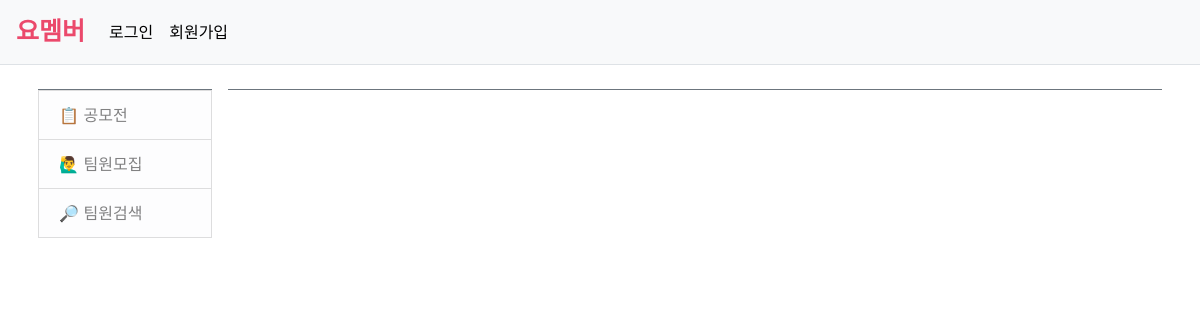
Before: /yomember/searchMember/최수현/ with the older database file.
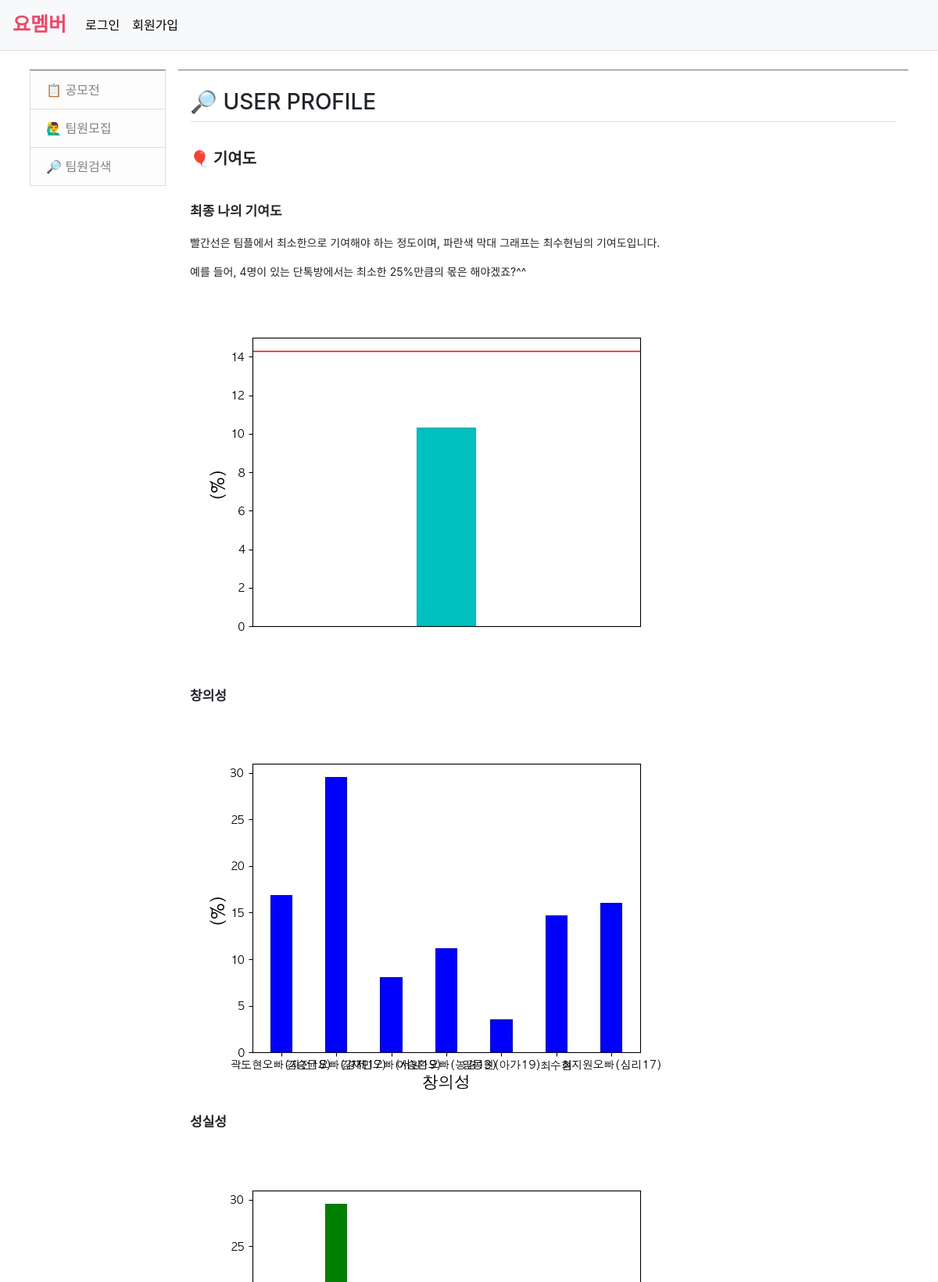
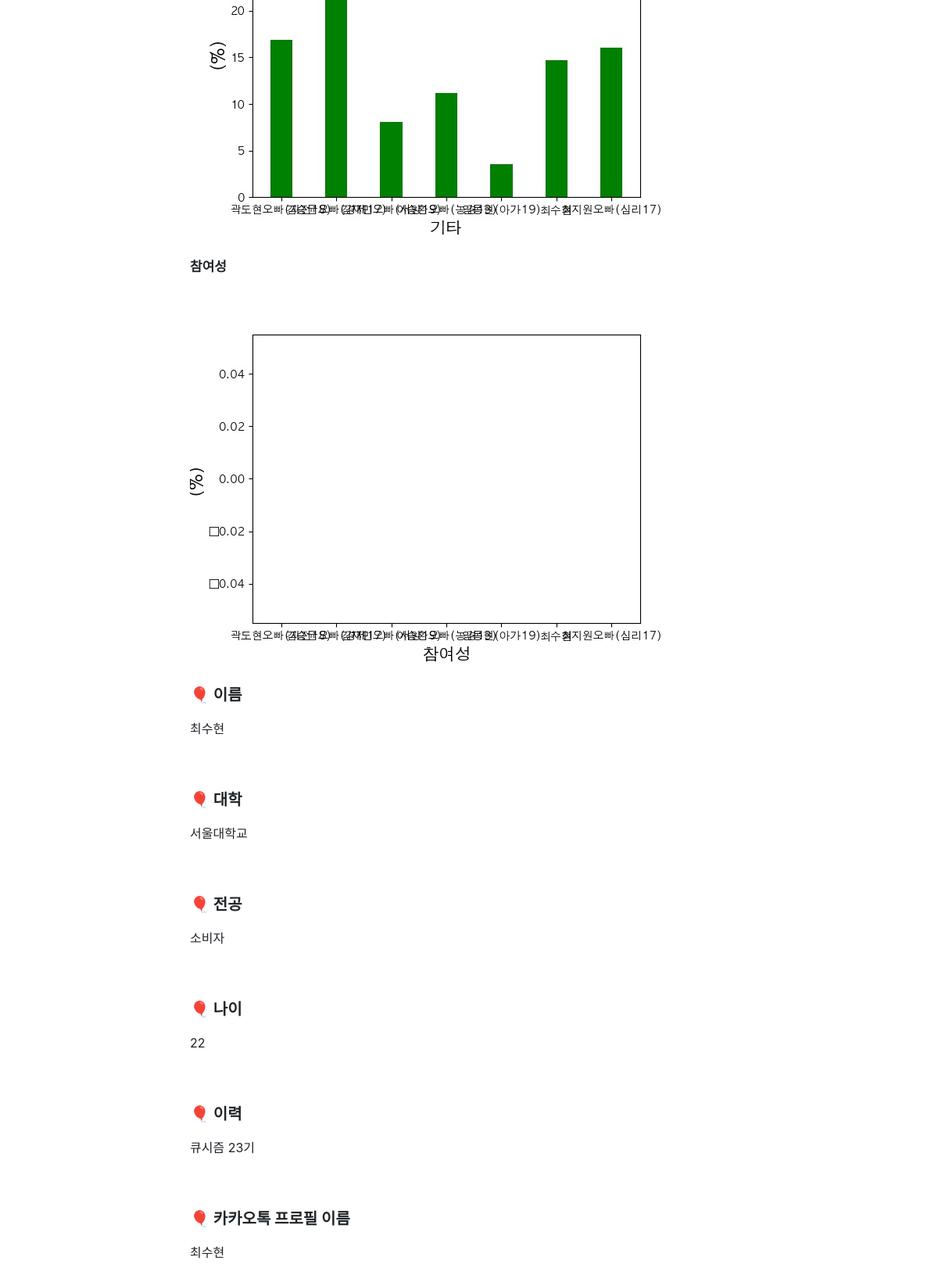
After: the same page with the newer database file (2 pictures, top to bottom).
### common/models.py (models this page shows)
class Profile(models.Model):
    name = models.CharField(max_length=50) # 사용자 이름
    college = models.CharField(max_length=100) # 대학
    major = models.CharField(max_length=100) # 전공
    age = models.IntegerField() # 나이
    workHistory = models.TextField() # 이력
    blog = models.URLField(blank=True) # 개인 블로그(선택 사항)
    kakaoName = models.CharField(max_length=50) # 카카오톡 프로필 이름
    kakaoTalk = models.FileField() # 카카오톡 대화 파일
    value0 = models.TextField(null=True, blank=True) # 참여성 비율
    value1 = models.TextField(null=True, blank=True) # 참여성 비율
    valueName = models.TextField(null=True, blank=True) # 성실성 비율
    contribution = models.FloatField(null=True, blank=True) # 최종 기여도
    standard = models.FloatField(null=True, blank=True) # 기준 점수
    cdate = models.DateTimeField(auto_now_add=True) # 게시물 생성 날짜

### yomember/views.py (the view)
# urls.py: path('searchMember/<str:user_username>/', views.userInfo, name='userInfo'),
def userInfo(request, user_username):
    profile = Profile.objects.filter(name = user_username)
    context = {'profile': profile}
    return render(request, 'yomember/userProfile.html', context)

### templates/yomember/userProfile.html (shortened to what this page needs)
{% extends 'base.html' %}
{% block content %}
{% load static %}
<link rel="stylesheet" type="text/css" href="{% static 'bootstrap.min.css' %}">
    {% for profile_detail in profile %}
    <div class="container my-3">
        <h3 class="border-bottom py-2">🔎 USER PROFILE</h3>
        <br><p style="font-size: 20px; font-weight: bold;">🎈 기여도</p><br>
        <p style="font-size: 17px; font-weight: bold;">최종 나의 기여도</p>
        <p style="font-size: 14px;">빨간선은 팀플에서 최소한으로 기여해야 하는 정도이며, 파란색 막대 그래프는 {{ profile_detail.name }}님의 기여도입니다.</p>
        <p style="font-size: 14px;">예를 들어, 4명이 있는 단톡방에서는 최소한 25%만큼의 몫은 해야겠죠?^^</p>
        <img src="/static/{{ profile_detail.name }}_contribution.jpg"><br><br>
        <p style="font-size: 17px; font-weight: bold;">창의성</p>
        <img src="/static/{{ profile_detail.name }}_value1.jpg"><br><br>
        <p style="font-size: 17px; font-weight: bold;">성실성</p>
        <img src="/static/{{ profile_detail.name }}_value2.jpg"><br><br>
        <p style="font-size: 17px; font-weight: bold;">참여성</p>
        <img src="/static/{{ profile_detail.name }}_value0.jpg"><br><br>
        <p style="font-size: 20px; font-weight: bold;">🎈 이름</p>
        <p>{{ profile_detail.name }}</p><br><br>
        <p style="font-size: 20px; font-weight: bold;">🎈 대학</p>
        <p>{{ profile_detail.college }}</p><br><br>
        <p style="font-size: 20px; font-weight: bold;">🎈 전공</p>
        <p>{{ profile_detail.major }}</p><br><br>
        <p style="font-size: 20px; font-weight: bold;">🎈 나이</p>
        <p>{{ profile_detail.age }}</p><br><br>
        <p style="font-size: 20px; font-weight: bold;">🎈 이력</p>
        <p>{{ profile_detail.workHistory }}</p><br><br>
        <p style="font-size: 20px; font-weight: bold;">🎈 카카오톡 프로필 이름</p>
        <p>{{ profile_detail.kakaoName }}</p><br><br>
    </div>
    {% endfor %}
{% endblock %}

Changed rows visible on the page:
now on this page (row edited): Profile: name "최수현", college "서울대학교", major "소비자", age "22", workHistory "큐시즘 23기", kakaoName "최수현"
